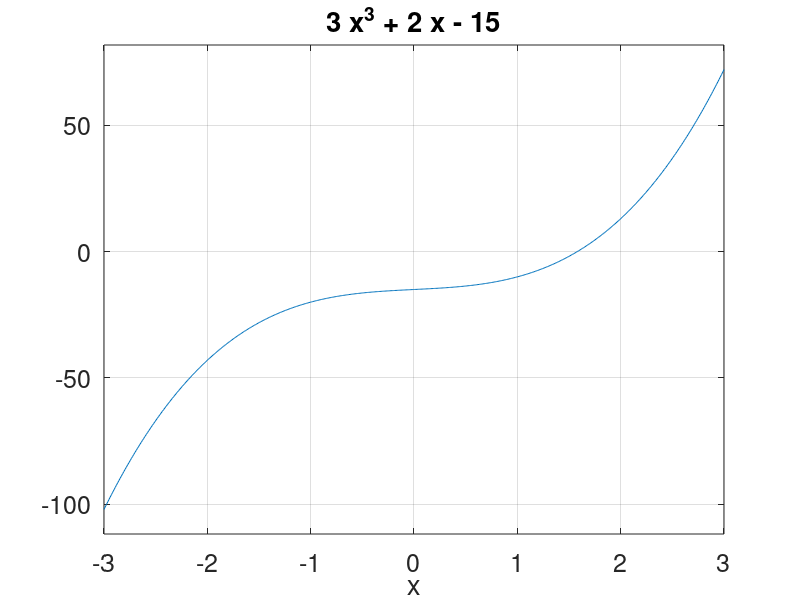

MATLAB code for this plot: (Note: this script raises an error after producing the figure.)
%--------------------
% MCEN 3030
% Spring 2020
% example using Newton's method
% for root finding and fractal plot
%--------------------
clear all; clc; close all

% sample function f(x) = 3*x^3 + 2 * x - 15
f = @(x) 3 * x.^3 + 2 * x - 15;

% check plot
ezplot(f,[-3,3]); grid on; set(gca,'FontSize',18)

% define derivative
fp = @(x) 9 * x^2 + 2;

% find one root
xroot = newton(-1.6, f, fp);

% note that there are actually 3 roots;
roots([3 0 2 -15])

% search for roots in complex plan
% settting up a domain from -3 to 3 in the real axis
% and -2 to 2 in the imaginary axis
% with a grid spacing of 0.01
[X,Y] = meshgrid([-3:0.01:3],[-2:0.01:2]);
[n,m] = size(X);
for j = 1:n
    for k = 1:m
        
        % build complex number
        x_comp = X(j,k) + i * Y(j,k);
        
        % evaluate our function
        f_val  = f(x_comp);
        
        % define z-axis as norm of f_val (ie dist from root)  
        Z(j,k) = norm(f_val);
        
        % find root
        x_root = newton(x_comp,f,fp);
        
        % C saves which root was found
        %
        % the real root
        if abs(imag(x_root)) < 1e-10           
            C(j,k) = 0;
        % one of the imaginary roots
        elseif imag(x_root) < 0 
            C(j,k) = -1;
        % the other imaginary root
        else
            C(j,k) = 1;
        end
        
    end
end

% plot the function
figure()
meshc(X,Y,Z)
xlabel('x (real)')
ylabel('y (imag)')
zlabel('||f||')

% try one point at a time for illustration
%newton(1.5 + 0.8*i,f,fp)

% plot the result of newton's method initiated at each point
figure()
surf(X,Y,C,'edgecolor','none')
view(0,90)
xlabel('x (real)')
ylabel('y (imag)')


function[xroot]=newton(x_init,f,fp)
%---------------------------------------------
% inputs:
%  x_init = initial guess of root
%       f = function to find roots of
%      fp = df/dx
% ouputs:
%   xroot = root of f(x) 
%----------------------------------------------


kmax  = 100;
e_rel = eps;    % machine precision

% initialize
x(1) = x_init;

for k = 1:kmax
    
    % update solution using Newton
    x(k+1) = x(k) - f(x(k)) / fp(x(k));
       
    % error estimate
    est_err = abs( ( x(k+1) - x(k) ) / x(k+1));
    
%     fprintf(' at itr %i x = %20.15f with est_err = %20.16f \n',...
%         k, x(k+1), est_err);
    
    % convergence criteria for relative error
    if est_err  < e_rel
%         fprintf(' Newton  converged: x = %20.16f \n', x(k))
        xroot = x(k);
        return
    end
    
end
     
disp('Newton : did not converge!')
xroot = NaN;
end



   
    
    
